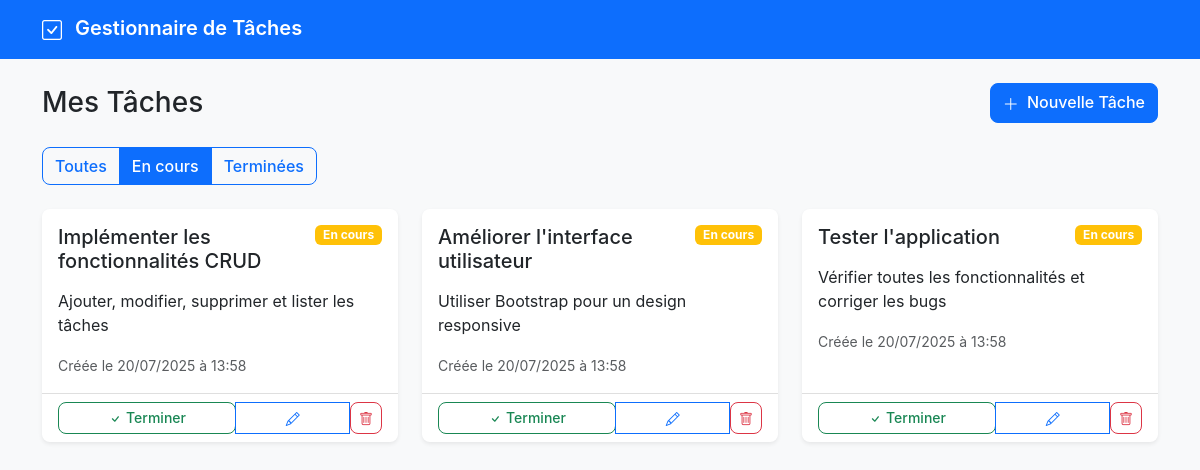
Page /tasks?filter=pending on the committed database.
### tables this page shows
CREATE TABLE IF NOT EXISTS tasks (
    id INT AUTO_INCREMENT PRIMARY KEY,
    title VARCHAR(255) NOT NULL,
    description TEXT,
    status ENUM('pending', 'completed') DEFAULT 'pending',
    created_at TIMESTAMP DEFAULT CURRENT_TIMESTAMP,
    updated_at TIMESTAMP DEFAULT CURRENT_TIMESTAMP ON UPDATE CURRENT_TIMESTAMP,
    
    INDEX idx_status (status),
    INDEX idx_created_at (created_at)
);

### app/controllers/TaskController.php (called while the page is built, shortened)
<?php
class TaskController extends Controller {
    private $taskModel;
    public function __construct() {
        $this->taskModel = new Task();
    }
    public function index() {
        $filter = $_GET['filter'] ?? 'all';
        switch ($filter) {
            case 'pending':
                $tasks = $this->taskModel->findByStatus('pending');
                break;
        }
        $this->view('tasks/index', [
            'tasks' => $tasks,
            'currentFilter' => $filter
        ]);
    }
}
?>

### index.php (called while the page is built, shortened)
<?php
require_once 'config/database.php';
require_once 'core/Router.php';
require_once 'core/Model.php';
require_once 'app/controllers/TaskController.php';
require_once 'app/models/Task.php';
$router = new Router();
$router->add('GET', '/', 'TaskController@index');
$router->add('GET', '/tasks', 'TaskController@index');
$router->add('GET', '/tasks/create', 'TaskController@create');
$router->add('POST', '/tasks/store', 'TaskController@store');
$router->add('GET', '/tasks/edit/{id}', 'TaskController@edit');
$router->add('POST', '/tasks/update/{id}', 'TaskController@update');
$router->add('POST', '/tasks/delete/{id}', 'TaskController@delete');
$router->add('POST', '/tasks/toggle/{id}', 'TaskController@toggle');
$router->resolve();
?>

### config/database.php (called while the page is built)
<?php
class Database {
    private static $instance = null;
    private $connection;
    private $host = 'localhost';
    private $database = 'task_manager';
    private $username = 'root';
    private $password = '';
    private function __construct() {
        try {
            $this->connection = new PDO(
                "mysql:host={$this->host};dbname={$this->database};charset=utf8",
                $this->username,
                $this->password,
                [
                    PDO::ATTR_ERRMODE => PDO::ERRMODE_EXCEPTION,
                    PDO::ATTR_DEFAULT_FETCH_MODE => PDO::FETCH_ASSOC
                ]
            );
        } catch (PDOException $e) {
            die("Erreur de connexion à la base de données : " . $e->getMessage());
        }
    }
    public static function getInstance() {
        if (self::$instance === null) {
            self::$instance = new self();
        }
        return self::$instance;
    }
    public function getConnection() {
        return $this->connection;
    }
}
?>

### core/Model.php (called while the page is built, shortened)
<?php
class Model {
    public function __construct() {
        $this->db = Database::getInstance()->getConnection();
    }
}
?>

### app/models/Task.php (called while the page is built, shortened)
<?php
class Task extends Model {
    protected $table = 'tasks';
    public function findByStatus($status = null) {
        $stmt = $this->db->prepare("SELECT * FROM {$this->table} WHERE status = ? ORDER BY created_at DESC");
        $stmt->execute([$status]);
        return $stmt->fetchAll();
    }
}
?>

### app/views/tasks/index.php (the view)
<div class="d-flex justify-content-between align-items-center mb-4">
    <h1 class="h3 mb-0">Mes Tâches</h1>
    <a href="/tasks/create" class="btn btn-primary">
        <i class="bi bi-plus-lg me-1"></i>
        Nouvelle Tâche
    </a>
</div>
<div class="mb-4">
    <div class="btn-group" role="group">
        <a href="/tasks?filter=all" class="btn <?= $currentFilter === 'all' ? 'btn-primary' : 'btn-outline-primary' ?>">
            Toutes
        </a>
        <a href="/tasks?filter=pending" class="btn <?= $currentFilter === 'pending' ? 'btn-primary' : 'btn-outline-primary' ?>">
            En cours
        </a>
        <a href="/tasks?filter=completed" class="btn <?= $currentFilter === 'completed' ? 'btn-primary' : 'btn-outline-primary' ?>">
            Terminées
        </a>
    </div>
</div>
<?php if (empty($tasks)): ?>
    <div class="text-center py-5">
        <i class="bi bi-inbox display-1 text-muted"></i>
        <h4 class="text-muted mt-3">Aucune tâche trouvée</h4>
        <p class="text-muted">Commencez par créer votre première tâche.</p>
        <a href="/tasks/create" class="btn btn-primary">
            <i class="bi bi-plus-lg me-1"></i>
            Créer une tâche
        </a>
    </div>
<?php else: ?>
    <div class="row">
        <?php foreach ($tasks as $task): ?>
            <div class="col-md-6 col-lg-4 mb-3">
                <div class="card h-100 <?= $task['status'] === 'completed' ? 'task-completed' : '' ?>">
                    <div class="card-body">
                        <div class="d-flex justify-content-between align-items-start mb-2">
                            <h5 class="card-title <?= $task['status'] === 'completed' ? 'text-decoration-line-through text-muted' : '' ?>">
                                <?= htmlspecialchars($task['title']) ?>
                            </h5>
                            <span class="badge <?= $task['status'] === 'completed' ? 'bg-success' : 'bg-warning' ?>">
                                <?= $task['status'] === 'completed' ? 'Terminée' : 'En cours' ?>
                            </span>
                        </div>
                        <?php if (!empty($task['description'])): ?>
                            <p class="card-text <?= $task['status'] === 'completed' ? 'text-muted' : '' ?>">
                                <?= htmlspecialchars($task['description']) ?>
                            </p>
                        <?php endif; ?>
                        <small class="text-muted">
                            Créée le <?= date('d/m/Y à H:i', strtotime($task['created_at'])) ?>
                        </small>
                    </div>
                    <div class="card-footer bg-transparent">
                        <div class="btn-group w-100" role="group">
                            <form method="POST" action="/tasks/toggle/<?= $task['id'] ?>" class="flex-fill">
                                <button type="submit" class="btn btn-sm <?= $task['status'] === 'completed' ? 'btn-outline-warning' : 'btn-outline-success' ?> w-100">
                                    <i class="bi <?= $task['status'] === 'completed' ? 'bi-arrow-counterclockwise' : 'bi-check' ?>"></i>
                                    <?= $task['status'] === 'completed' ? 'Réactiver' : 'Terminer' ?>
                                </button>
                            </form>
                            <a href="/tasks/edit/<?= $task['id'] ?>" class="btn btn-sm btn-outline-primary">
                                <i class="bi bi-pencil"></i>
                            </a>
                            <form method="POST" action="/tasks/delete/<?= $task['id'] ?>" class="d-inline" onsubmit="return confirm('Êtes-vous sûr de vouloir supprimer cette tâche ?')">
                                <button type="submit" class="btn btn-sm btn-outline-danger">
                                    <i class="bi bi-trash"></i>
                                </button>
                            </form>
                        </div>
                    </div>
                </div>
            </div>
        <?php endforeach; ?>
    </div>
<?php endif; ?>

### core/Router.php (shortened to what this page needs)
<?php
class Router {
    private $routes = [];
    public function add($method, $path, $handler) {
        $this->routes[] = [
            'method' => $method,
            'path' => $path,
            'handler' => $handler
        ];
    }
    public function resolve() {
        $requestMethod = $_SERVER['REQUEST_METHOD'];
        $requestPath = parse_url($_SERVER['REQUEST_URI'], PHP_URL_PATH);
        $requestPath = rtrim($requestPath, '/');
        foreach ($this->routes as $route) {
            if ($route['method'] === $requestMethod) {
                $pattern = preg_replace('/\{([^}]+)\}/', '([^/]+)', $route['path']);
                $pattern = '#^' . $pattern . '$#';
                if (preg_match($pattern, $requestPath, $matches)) {
                    array_shift($matches);
                    list($controller, $method) = explode('@', $route['handler']);
                    $controllerInstance = new $controller();
                    if (empty($matches)) {
                        $controllerInstance->$method();
                    } else {
                        $controllerInstance->$method(...$matches);
                    }
                    return;
                }
            }
        }
    }
}
?>

### public/css/style.css (style rules this page uses)
:root { --primary-color: #0d6efd; --success-color: #198754; --warning-color: #ffc107; --danger-color: #dc3545; --light-gray: #f8f9fa; --border-radius: 0.5rem; }
body { background-color: var(--light-gray); font-family: -apple-system, BlinkMacSystemFont, "Segoe UI", Roboto, sans-serif; }
.card { border: none; box-shadow: 0 0.125rem 0.25rem rgba(0, 0, 0, 0.075); border-radius: var(--border-radius); transition: transform 0.2s ease-in-out, box-shadow 0.2s ease-in-out; }
.btn-group .btn { border-radius: 0; }
.btn-group .btn:first-child { border-top-left-radius: var(--border-radius); border-bottom-left-radius: var(--border-radius); }
.btn-group .btn:last-child { border-top-right-radius: var(--border-radius); border-bottom-right-radius: var(--border-radius); }
.btn { border-radius: var(--border-radius); font-weight: 500; }
.card-footer { border-top: 1px solid rgba(0, 0, 0, 0.125); }
.bi { vertical-align: -0.125em; }

### rows in the picture
tasks: title "Implémenter les fonctionnalités CRUD", status "En cours", description "Ajouter, modifier, supprimer et lister les tâches", created_at "20/07/2025 à 13:58"
tasks: title "Améliorer l'interface utilisateur", status "En cours", description "Utiliser Bootstrap pour un design responsive", created_at "20/07/2025 à 13:58"
tasks: title "Tester l'application", status "En cours", description "Vérifier toutes les fonctionnalités et corriger les bugs", created_at "20/07/2025 à 13:58"
